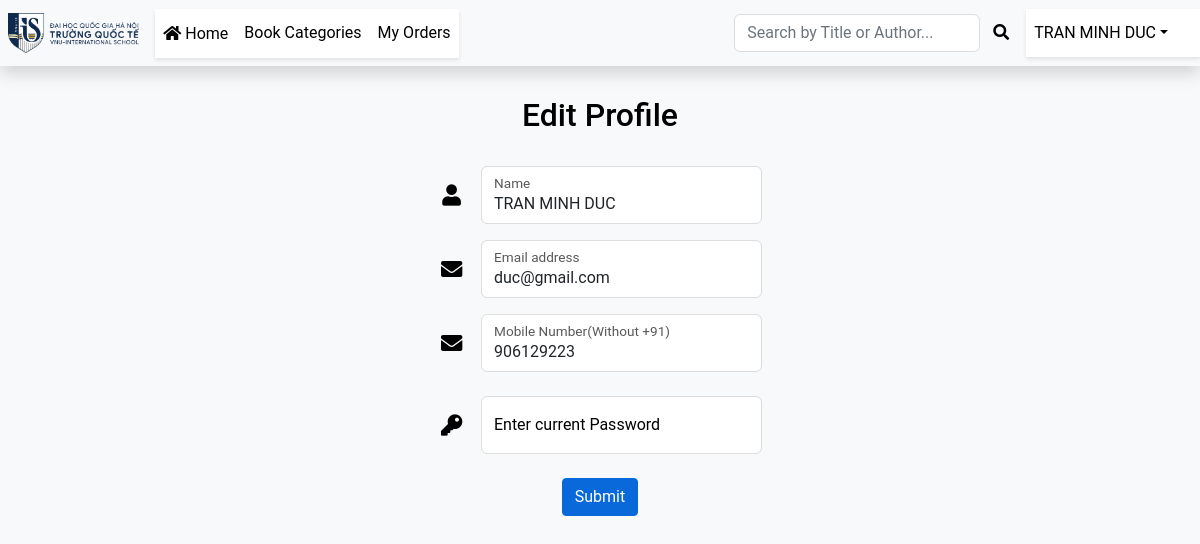
/pages/profile.php (signed in), run on the app's committed database.
### tables this page shows
CREATE TABLE IF NOT EXISTS `users` (
  `id` int NOT NULL AUTO_INCREMENT,
  `name` varchar(80) NOT NULL,
  `email` varchar(50) NOT NULL,
  `mobile` bigint NOT NULL,
  `doj` datetime NOT NULL,
  `password` varchar(255) NOT NULL,
  PRIMARY KEY (`id`)
);

### pages/profile.php (the view, shortened to what this page needs)
<?php
require(__DIR__ . '/../includes/header.php');
$userId = (int)$_SESSION['USER_ID'];
$res = mysqli_query($con, "SELECT * FROM users WHERE id=$userId");
$row = mysqli_fetch_assoc($res);
$nameAuto = $row['name'];
$emailAuto = $row['email'];
$mobileAuto = $row['mobile'];
?>
<div class="container">
    <div class="row justify-content-center">
        <div class="col-lg-12 col-xl-11">
            <div class="card-body p-md-5">
                <div class="row justify-content-center align-content-center">
                    <div class="col-md-10 col-lg-6 col-xl-5 order-2 order-lg-1">
                        <div class="d-flex justify-content-center mb-3 mb-lg-4">
                            <h2>Edit Profile</h2>
                        </div>
                        <form class="mx-1 mx-md-4" method="post" autocomplete="off">
                            <div class="d-flex align-items-center ">
                                <i class="fas fa-user fa-lg me-3 fa-fw"></i>
                                <div class="form-floating flex-fill">
                                    <input type="text" class="form-control" id="name" name="name" placeholder="name1234"
                                        value="<?php echo $nameAuto ?>" required />
                                    <label for="name">Name</label>
                                </div>
                            </div>
                            <div class="d-flex align-items-center mb-2">
                                <i class="fas fa-envelope fa-lg me-3 fa-fw"></i>
                                <div class="form-floating flex-fill">
                                    <input type="email" class="form-control" id="email" name="email"
                                        placeholder="name@example.com" value="<?php echo $emailAuto ?>" required />
                                    <label for="email">Email address</label>
                                </div>
                            </div>
                            <div class="d-flex align-items-center mb-2">
                                <i class="fas fa-envelope fa-lg me-3 fa-fw"></i>
                                <div class="form-floating flex-fill">
                                    <input type="number" min="1111111111" max="9999999999" class="form-control"
                                        id="mobile" name="mobile" placeholder="number" value="<?php echo $mobileAuto ?>"
                                        required />
                                    <label for="mobile">Mobile Number(Without +91)</label>
                                </div>
                            </div>
                            <div class="d-flex align-items-center mt-4 mb-4">
                                <i class="fas fa-key fa-lg me-3 fa-fw"></i>
                                <div class="form-floating flex-fill">
                                    <input type="password" class="form-control" id="password" name="password"
                                        placeholder="Password" value="" required />
                                    <label for="password">Enter current Password</label>
                                </div>
                            </div>
                            <div class="d-flex justify-content-center mb-3 mb-lg-4">
                                <button type="submit" name="submit" id="submit" class="btn btn-primary">
                                    Submit
                                </button>
                            </div>
                        </form>
                    </div>
                </div>
            </div>
        </div>
    </div>
</div>

### assets/css/customer.css (style rules this page uses)
:root { --primary-color: rgb(9, 105, 218); --primary-hover: rgb(8, 97, 199); --secondary-color: #f00b52; --secondary-hover: #b20909; --bg-light: #f8f9fa; --bg-white: #ffffff; --bg-dark: #404040; --bg-black: #000000; --text-dark: #000000; --text-light: #ffffff; --text-muted: rgb(212, 214, 216); --text-gray: rgb(59, 59, 59); --overlay-color: rgba(92, 95, 236, 0.8); --error-color: red; --success-color: #28a745; --carousel-height: 29rem; --carousel-height-mobile: 26rem; --carousel-height-small: 18.8rem; --carousel-image-height: 30rem; --carousel-image-height-mobile: 26rem; --carousel-image-height-small: 23rem; --scroll-btn-size: 2rem; --scroll-btn-radius: 1.25rem; --rent-btn-width: 60%; --rent-btn-radius: 200px; --carousel-margin-bottom: 4rem; --carousel-caption-bottom: 3rem; --scroll-btn-right: 2%; --scroll-btn-bottom: 4%; --login-margin-top: 8px; --transition-fast: 0.3s; --transition-medium: 0.5s; --transition-ease: all ease; --carousel-font-large: 25px; --carousel-font-medium: 20px; --carousel-font-small: 15px; --carousel-font-tiny: 9px; --placeholder-font-large: 3.5rem; --placeholder-font-normal: 1.125rem; --footer-font-size: 14px; --shadow-light: 0 2px 4px rgba(0,0,0,0.1); --shadow-medium: 0 2px 8px rgba(0,0,0,0.1); --shadow-heavy: 2px 2px 30px rgba(0, 0, 0, 0.2); --radius-small: 6px; --radius-medium: 8px; --radius-large: 10px; --radius-circle: 50%; --z-index-carousel-caption: 10; --z-index-scroll-btn: 500; }
body.customer-site { font-family: 'Roboto', sans-serif; background-color: var(--bg-light); color: var(--text-dark); overflow-x: hidden; }
body.customer-site .form-control { border: 1px solid #ddd; border-radius: var(--radius-small); transition: var(--transition-fast); }
body.customer-site .btn-primary { background-color: var(--primary-color); border-color: var(--primary-color); transition: var(--transition-fast); }

### data on the page
users: name "TRAN MINH DUC", email "duc@gmail.com", mobile "906129223"

### other printed values
$userName "TRAN MINH DUC"
